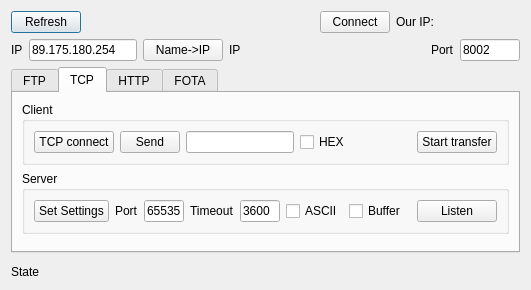
<?xml version="1.0" encoding="UTF-8"?>
<ui version="4.0">
 <class>DataConnectDialog</class>
 <widget class="QDialog" name="DataConnectDialog">
  <property name="geometry">
   <rect>
    <x>0</x>
    <y>0</y>
    <width>531</width>
    <height>290</height>
   </rect>
  </property>
  <property name="windowTitle">
   <string>Data connection</string>
  </property>
  <layout class="QVBoxLayout" name="verticalLayout_2">
   <item>
    <layout class="QHBoxLayout" name="horizontalLayout">
     <item>
      <widget class="QPushButton" name="refreshPushButton">
       <property name="minimumSize">
        <size>
         <width>70</width>
         <height>0</height>
        </size>
       </property>
       <property name="maximumSize">
        <size>
         <width>60</width>
         <height>16777215</height>
        </size>
       </property>
       <property name="text">
        <string>Refresh</string>
       </property>
      </widget>
     </item>
     <item>
      <spacer name="horizontalSpacer_2">
       <property name="orientation">
        <enum>Qt::Horizontal</enum>
       </property>
       <property name="sizeHint" stdset="0">
        <size>
         <width>40</width>
         <height>20</height>
        </size>
       </property>
      </spacer>
     </item>
     <item>
      <widget class="QPushButton" name="connectPushButton">
       <property name="maximumSize">
        <size>
         <width>70</width>
         <height>16777215</height>
        </size>
       </property>
       <property name="text">
        <string>Connect</string>
       </property>
      </widget>
     </item>
     <item>
      <widget class="QLabel" name="ipHeadLabel">
       <property name="maximumSize">
        <size>
         <width>40</width>
         <height>16777215</height>
        </size>
       </property>
       <property name="text">
        <string>Our IP:</string>
       </property>
      </widget>
     </item>
     <item>
      <widget class="QLabel" name="ipLabel">
       <property name="minimumSize">
        <size>
         <width>80</width>
         <height>0</height>
        </size>
       </property>
       <property name="text">
        <string/>
       </property>
      </widget>
     </item>
    </layout>
   </item>
   <item>
    <layout class="QHBoxLayout" name="horizontalLayout_3">
     <item>
      <widget class="QLabel" name="tcpIpLabel">
       <property name="text">
        <string>IP</string>
       </property>
      </widget>
     </item>
     <item>
      <widget class="QLineEdit" name="tcpIpAddrLineEdit">
       <property name="maximumSize">
        <size>
         <width>16777215</width>
         <height>16777215</height>
        </size>
       </property>
       <property name="toolTip">
        <string>address for FTP &amp; TCP</string>
       </property>
       <property name="text">
        <string>89.175.180.254</string>
       </property>
      </widget>
     </item>
     <item>
      <widget class="QPushButton" name="ipByNamePushButton">
       <property name="text">
        <string>Name-&gt;IP</string>
       </property>
      </widget>
     </item>
     <item>
      <widget class="QLabel" name="ipFromNamelabel">
       <property name="minimumSize">
        <size>
         <width>100</width>
         <height>0</height>
        </size>
       </property>
       <property name="text">
        <string>IP</string>
       </property>
      </widget>
     </item>
     <item>
      <spacer name="horizontalSpacer_5">
       <property name="orientation">
        <enum>Qt::Horizontal</enum>
       </property>
       <property name="sizeHint" stdset="0">
        <size>
         <width>40</width>
         <height>20</height>
        </size>
       </property>
      </spacer>
     </item>
     <item>
      <widget class="QLabel" name="tcpIpPortLabel">
       <property name="text">
        <string>Port</string>
       </property>
      </widget>
     </item>
     <item>
      <widget class="QLineEdit" name="tcpIpPortlineEdit">
       <property name="minimumSize">
        <size>
         <width>50</width>
         <height>0</height>
        </size>
       </property>
       <property name="maximumSize">
        <size>
         <width>60</width>
         <height>16777215</height>
        </size>
       </property>
       <property name="toolTip">
        <string>port for FTP &amp; TCP</string>
       </property>
       <property name="text">
        <string>8002</string>
       </property>
      </widget>
     </item>
    </layout>
   </item>
   <item>
    <widget class="QTabWidget" name="tabWidget">
     <property name="currentIndex">
      <number>1</number>
     </property>
     <widget class="QWidget" name="FTP">
      <attribute name="title">
       <string>FTP</string>
      </attribute>
      <layout class="QVBoxLayout" name="verticalLayout_3">
       <item>
        <layout class="QHBoxLayout" name="horizontalLayout_2">
         <item>
          <widget class="QPushButton" name="ftpAccountPushButton">
           <property name="text">
            <string>FTP account set</string>
           </property>
          </widget>
         </item>
         <item>
          <widget class="QLabel" name="loginLabel">
           <property name="text">
            <string>Login: </string>
           </property>
          </widget>
         </item>
         <item>
          <widget class="QLineEdit" name="ftpLoginLineEdit">
           <property name="text">
            <string/>
           </property>
          </widget>
         </item>
         <item>
          <widget class="QLabel" name="passwdLabel">
           <property name="text">
            <string>Password: </string>
           </property>
          </widget>
         </item>
         <item>
          <widget class="QLineEdit" name="ftpPasswordLineEdit">
           <property name="text">
            <string/>
           </property>
          </widget>
         </item>
        </layout>
       </item>
       <item>
        <layout class="QHBoxLayout" name="horizontalLayout_5">
         <item>
          <widget class="QPushButton" name="ftpConnectPushButton">
           <property name="text">
            <string>FTP connect</string>
           </property>
          </widget>
         </item>
         <item>
          <widget class="QPushButton" name="sendFilePushButton">
           <property name="minimumSize">
            <size>
             <width>80</width>
             <height>0</height>
            </size>
           </property>
           <property name="text">
            <string>Upload</string>
           </property>
          </widget>
         </item>
         <item>
          <widget class="QCheckBox" name="appendFileCheckBox">
           <property name="text">
            <string>Append</string>
           </property>
          </widget>
         </item>
         <item>
          <spacer name="horizontalSpacer_8">
           <property name="orientation">
            <enum>Qt::Horizontal</enum>
           </property>
           <property name="sizeHint" stdset="0">
            <size>
             <width>40</width>
             <height>20</height>
            </size>
           </property>
          </spacer>
         </item>
         <item>
          <widget class="QPushButton" name="getFtpPushButton">
           <property name="text">
            <string>Download</string>
           </property>
          </widget>
         </item>
         <item>
          <widget class="QLineEdit" name="ftpFileNameLineEdit">
           <property name="toolTip">
            <string>file name for downloading on server</string>
           </property>
           <property name="text">
            <string/>
           </property>
          </widget>
         </item>
        </layout>
       </item>
       <item>
        <spacer name="verticalSpacer">
         <property name="orientation">
          <enum>Qt::Vertical</enum>
         </property>
         <property name="sizeHint" stdset="0">
          <size>
           <width>20</width>
           <height>40</height>
          </size>
         </property>
        </spacer>
       </item>
      </layout>
     </widget>
     <widget class="QWidget" name="TCP">
      <property name="statusTip">
       <string/>
      </property>
      <property name="accessibleName">
       <string/>
      </property>
      <attribute name="title">
       <string>TCP</string>
      </attribute>
      <layout class="QVBoxLayout" name="verticalLayout">
       <item>
        <widget class="QGroupBox" name="groupBox_5">
         <property name="title">
          <string>Client</string>
         </property>
         <layout class="QHBoxLayout" name="horizontalLayout_4">
          <item>
           <widget class="QPushButton" name="tcpIpPushButton">
            <property name="text">
             <string>TCP connect</string>
            </property>
           </widget>
          </item>
          <item>
           <widget class="QPushButton" name="tcpIpSendPushButton">
            <property name="minimumSize">
             <size>
              <width>60</width>
              <height>0</height>
             </size>
            </property>
            <property name="maximumSize">
             <size>
              <width>40</width>
              <height>16777215</height>
             </size>
            </property>
            <property name="text">
             <string>Send</string>
            </property>
           </widget>
          </item>
          <item>
           <widget class="QLineEdit" name="tcpIpSendLineEdit">
            <property name="toolTip">
             <string>what to send by TCP</string>
            </property>
           </widget>
          </item>
          <item>
           <widget class="QCheckBox" name="tcpIpHexSendCheckBox">
            <property name="text">
             <string>HEX</string>
            </property>
           </widget>
          </item>
          <item>
           <spacer name="horizontalSpacer_6">
            <property name="orientation">
             <enum>Qt::Horizontal</enum>
            </property>
            <property name="sizeHint" stdset="0">
             <size>
              <width>40</width>
              <height>20</height>
             </size>
            </property>
           </spacer>
          </item>
          <item>
           <widget class="QPushButton" name="tcpTransferPushButton">
            <property name="text">
             <string>Start transfer</string>
            </property>
           </widget>
          </item>
         </layout>
        </widget>
       </item>
       <item>
        <widget class="QGroupBox" name="groupBox_4">
         <property name="title">
          <string>Server</string>
         </property>
         <layout class="QHBoxLayout" name="horizontalLayout_6">
          <item>
           <widget class="QPushButton" name="tcpSerSettingsPushButton">
            <property name="minimumSize">
             <size>
              <width>75</width>
              <height>0</height>
             </size>
            </property>
            <property name="text">
             <string>Set Settings</string>
            </property>
           </widget>
          </item>
          <item>
           <widget class="QLabel" name="tcpServerPortLabel">
            <property name="maximumSize">
             <size>
              <width>30</width>
              <height>16777215</height>
             </size>
            </property>
            <property name="text">
             <string>Port</string>
            </property>
           </widget>
          </item>
          <item>
           <widget class="QLineEdit" name="tcpServerPortlineEdit">
            <property name="minimumSize">
             <size>
              <width>40</width>
              <height>0</height>
             </size>
            </property>
            <property name="maximumSize">
             <size>
              <width>60</width>
              <height>16777215</height>
             </size>
            </property>
            <property name="text">
             <string>65535</string>
            </property>
           </widget>
          </item>
          <item>
           <widget class="QLabel" name="tcpSerTimLabel">
            <property name="text">
             <string>Timeout</string>
            </property>
           </widget>
          </item>
          <item>
           <widget class="QLineEdit" name="tcpServerTimeoutLineEdit">
            <property name="minimumSize">
             <size>
              <width>40</width>
              <height>0</height>
             </size>
            </property>
            <property name="maximumSize">
             <size>
              <width>50</width>
              <height>16777215</height>
             </size>
            </property>
            <property name="text">
             <string>3600</string>
            </property>
           </widget>
          </item>
          <item>
           <widget class="QCheckBox" name="tcpSerAsciiCheckBox">
            <property name="text">
             <string>ASCII</string>
            </property>
           </widget>
          </item>
          <item>
           <widget class="QCheckBox" name="tcpSerBufferCheckBox">
            <property name="text">
             <string>Buffer</string>
            </property>
           </widget>
          </item>
          <item>
           <spacer name="horizontalSpacer_7">
            <property name="orientation">
             <enum>Qt::Horizontal</enum>
            </property>
            <property name="sizeHint" stdset="0">
             <size>
              <width>40</width>
              <height>20</height>
             </size>
            </property>
           </spacer>
          </item>
          <item>
           <widget class="QPushButton" name="tcpServerPushButton">
            <property name="text">
             <string>Listen</string>
            </property>
           </widget>
          </item>
         </layout>
        </widget>
       </item>
       <item>
        <spacer name="verticalSpacer_2">
         <property name="orientation">
          <enum>Qt::Vertical</enum>
         </property>
         <property name="sizeHint" stdset="0">
          <size>
           <width>20</width>
           <height>40</height>
          </size>
         </property>
        </spacer>
       </item>
      </layout>
     </widget>
     <widget class="QWidget" name="HTTP">
      <attribute name="title">
       <string>HTTP</string>
      </attribute>
      <layout class="QVBoxLayout" name="verticalLayout_4">
       <item>
        <layout class="QHBoxLayout" name="horizontalLayout_11">
         <item>
          <widget class="QPushButton" name="httpSetUrlPushButton">
           <property name="text">
            <string>Set url</string>
           </property>
          </widget>
         </item>
         <item>
          <widget class="QLineEdit" name="httpUrlLineEdit">
           <property name="text">
            <string>http://www.example.com</string>
           </property>
          </widget>
         </item>
        </layout>
       </item>
       <item>
        <layout class="QHBoxLayout" name="horizontalLayout_7">
         <item>
          <widget class="QPushButton" name="httpSettingsPushButton">
           <property name="text">
            <string>Set Settings</string>
           </property>
          </widget>
         </item>
         <item>
          <spacer name="horizontalSpacer_3">
           <property name="orientation">
            <enum>Qt::Horizontal</enum>
           </property>
           <property name="sizeHint" stdset="0">
            <size>
             <width>40</width>
             <height>20</height>
            </size>
           </property>
          </spacer>
         </item>
         <item>
          <widget class="QLabel" name="httpTimeoutLabel">
           <property name="maximumSize">
            <size>
             <width>16777215</width>
             <height>16777215</height>
            </size>
           </property>
           <property name="text">
            <string>timeout</string>
           </property>
          </widget>
         </item>
         <item>
          <widget class="QLineEdit" name="httpTimeoutLineEdit">
           <property name="maximumSize">
            <size>
             <width>60</width>
             <height>16777215</height>
            </size>
           </property>
           <property name="text">
            <string>60</string>
           </property>
          </widget>
         </item>
         <item>
          <widget class="QLabel" name="httpConnectionLabel">
           <property name="maximumSize">
            <size>
             <width>16777215</width>
             <height>16777215</height>
            </size>
           </property>
           <property name="text">
            <string>connection</string>
           </property>
          </widget>
         </item>
         <item>
          <widget class="QComboBox" name="httpConnectionComboBox">
           <property name="currentText">
            <string>keep-alive</string>
           </property>
           <property name="currentIndex">
            <number>0</number>
           </property>
           <item>
            <property name="text">
             <string>keep-alive</string>
            </property>
           </item>
           <item>
            <property name="text">
             <string>close</string>
            </property>
           </item>
          </widget>
         </item>
         <item>
          <widget class="QPushButton" name="httpGetPushButton">
           <property name="text">
            <string>GET Request</string>
           </property>
          </widget>
         </item>
        </layout>
       </item>
       <item>
        <layout class="QHBoxLayout" name="horizontalLayout_8">
         <item>
          <widget class="QLabel" name="httpSecurityLabel">
           <property name="maximumSize">
            <size>
             <width>50</width>
             <height>16777215</height>
            </size>
           </property>
           <property name="text">
            <string>security</string>
           </property>
          </widget>
         </item>
         <item>
          <widget class="QComboBox" name="httpSecurityComboBox">
           <item>
            <property name="text">
             <string>none</string>
            </property>
           </item>
           <item>
            <property name="text">
             <string>one-way</string>
            </property>
           </item>
           <item>
            <property name="text">
             <string>two-way</string>
            </property>
           </item>
          </widget>
         </item>
         <item>
          <widget class="QLabel" name="httpDatatypeLabel">
           <property name="maximumSize">
            <size>
             <width>60</width>
             <height>16777215</height>
            </size>
           </property>
           <property name="text">
            <string>data type</string>
           </property>
          </widget>
         </item>
         <item>
          <widget class="QComboBox" name="httpDataTypeComboBox">
           <property name="currentText">
            <string>text/html</string>
           </property>
           <property name="currentIndex">
            <number>0</number>
           </property>
           <item>
            <property name="text">
             <string>text/html</string>
            </property>
           </item>
           <item>
            <property name="text">
             <string>text/plain</string>
            </property>
           </item>
          </widget>
         </item>
         <item>
          <widget class="QCheckBox" name="httpResponseheaderCheckBox">
           <property name="text">
            <string>resp.header</string>
           </property>
          </widget>
         </item>
         <item>
          <spacer name="horizontalSpacer_4">
           <property name="orientation">
            <enum>Qt::Horizontal</enum>
           </property>
           <property name="sizeHint" stdset="0">
            <size>
             <width>40</width>
             <height>20</height>
            </size>
           </property>
          </spacer>
         </item>
         <item>
          <widget class="QPushButton" name="httpPostPushButton">
           <property name="text">
            <string>POST Request</string>
           </property>
          </widget>
         </item>
        </layout>
       </item>
      </layout>
     </widget>
     <widget class="QWidget" name="tab">
      <attribute name="title">
       <string>FOTA</string>
      </attribute>
      <layout class="QVBoxLayout" name="verticalLayout_5">
       <item>
        <layout class="QHBoxLayout" name="horizontalLayout_10">
         <item>
          <widget class="QPushButton" name="fotaStartPushButton">
           <property name="text">
            <string>Start</string>
           </property>
          </widget>
         </item>
         <item>
          <widget class="QComboBox" name="fotaProtocolComboBox">
           <item>
            <property name="text">
             <string>FTP</string>
            </property>
           </item>
           <item>
            <property name="text">
             <string>HTTP</string>
            </property>
           </item>
          </widget>
         </item>
         <item>
          <spacer name="horizontalSpacer">
           <property name="orientation">
            <enum>Qt::Horizontal</enum>
           </property>
           <property name="sizeHint" stdset="0">
            <size>
             <width>40</width>
             <height>20</height>
            </size>
           </property>
          </spacer>
         </item>
         <item>
          <widget class="QProgressBar" name="fotaProgressBar">
           <property name="value">
            <number>24</number>
           </property>
          </widget>
         </item>
        </layout>
       </item>
       <item>
        <layout class="QHBoxLayout" name="horizontalLayout_12">
         <item>
          <widget class="QLabel" name="fotaFtpServerUrlLabel">
           <property name="text">
            <string>serverURL</string>
           </property>
          </widget>
         </item>
         <item>
          <widget class="QLineEdit" name="fotaFtpServerUrlLineEdit"/>
         </item>
         <item>
          <widget class="QLabel" name="fotaFtpPathLabel">
           <property name="text">
            <string>Path</string>
           </property>
          </widget>
         </item>
         <item>
          <widget class="QLineEdit" name="fotaFtpPathLineEdit"/>
         </item>
        </layout>
       </item>
       <item>
        <layout class="QHBoxLayout" name="horizontalLayout_9">
         <item>
          <widget class="QLabel" name="fotaFtpUsernameLabel">
           <property name="text">
            <string>Username</string>
           </property>
          </widget>
         </item>
         <item>
          <widget class="QLineEdit" name="fotaFtpUsernameLineEdit"/>
         </item>
         <item>
          <widget class="QLabel" name="fotaFtpPasswordLabel">
           <property name="text">
            <string>Password</string>
           </property>
          </widget>
         </item>
         <item>
          <widget class="QLineEdit" name="fotaFtpPasswordLineEdit"/>
         </item>
         <item>
          <widget class="QLabel" name="fotaFtpPortLabel">
           <property name="text">
            <string>Port</string>
           </property>
          </widget>
         </item>
         <item>
          <widget class="QLineEdit" name="fotaFtpPortLineEdit">
           <property name="maximumSize">
            <size>
             <width>50</width>
             <height>16777215</height>
            </size>
           </property>
          </widget>
         </item>
        </layout>
       </item>
      </layout>
     </widget>
    </widget>
   </item>
   <item>
    <spacer name="verticalSpacer_3">
     <property name="orientation">
      <enum>Qt::Vertical</enum>
     </property>
     <property name="sizeHint" stdset="0">
      <size>
       <width>20</width>
       <height>40</height>
      </size>
     </property>
    </spacer>
   </item>
   <item>
    <widget class="QLabel" name="statusLabel">
     <property name="text">
      <string>State</string>
     </property>
    </widget>
   </item>
  </layout>
 </widget>
 <resources/>
 <connections/>
</ui>
